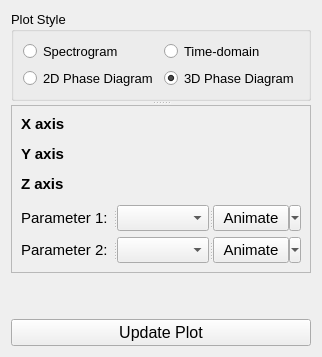
     <widget class="QWidget" name="plotSingle_tab">
      <property name="sizePolicy">
       <sizepolicy hsizetype="Expanding" vsizetype="Expanding">
        <horstretch>1</horstretch>
        <verstretch>1</verstretch>
       </sizepolicy>
      </property>
      <attribute name="title">
       <string>Single Dataset</string>
      </attribute>
      <attribute name="toolTip">
       <string>Plot a single dataset in two dimensions</string>
      </attribute>
      <layout class="QVBoxLayout" name="verticalLayout_6">
       <item>
        <widget class="QSplitter" name="splitter">
         <property name="orientation">
          <enum>Qt::Orientation::Vertical</enum>
         </property>
         <widget class="QGroupBox" name="singlePlotStyle_box">
          <property name="sizePolicy">
           <sizepolicy hsizetype="Expanding" vsizetype="Maximum">
            <horstretch>0</horstretch>
            <verstretch>0</verstretch>
           </sizepolicy>
          </property>
          <property name="font">
           <font>
            <pointsize>10</pointsize>
            <strikeout>false</strikeout>
            <kerning>true</kerning>
           </font>
          </property>
          <property name="title">
           <string>Plot Style</string>
          </property>
          <layout class="QGridLayout" name="gridLayout_6">
           <item row="0" column="2">
            <widget class="QRadioButton" name="singleSpectrogram_button">
             <property name="font">
              <font>
               <pointsize>10</pointsize>
               <strikeout>false</strikeout>
               <kerning>true</kerning>
              </font>
             </property>
             <property name="text">
              <string>Spectrogram</string>
             </property>
             <attribute name="buttonGroup">
              <string notr="true">singlePlotStyle_buttons</string>
             </attribute>
            </widget>
           </item>
           <item row="0" column="4">
            <widget class="QRadioButton" name="singleTimeDomain_button">
             <property name="font">
              <font>
               <pointsize>10</pointsize>
               <strikeout>false</strikeout>
               <kerning>true</kerning>
              </font>
             </property>
             <property name="text">
              <string>Time-domain</string>
             </property>
             <attribute name="buttonGroup">
              <string notr="true">singlePlotStyle_buttons</string>
             </attribute>
            </widget>
           </item>
           <item row="1" column="2">
            <widget class="QRadioButton" name="phase2d_button">
             <property name="font">
              <font>
               <pointsize>10</pointsize>
               <strikeout>false</strikeout>
               <kerning>true</kerning>
              </font>
             </property>
             <property name="text">
              <string>2D Phase Diagram</string>
             </property>
             <attribute name="buttonGroup">
              <string notr="true">singlePlotStyle_buttons</string>
             </attribute>
            </widget>
           </item>
           <item row="1" column="4">
            <widget class="QRadioButton" name="phase3d_button">
             <property name="font">
              <font>
               <pointsize>10</pointsize>
               <strikeout>false</strikeout>
               <kerning>true</kerning>
              </font>
             </property>
             <property name="text">
              <string>3D Phase Diagram</string>
             </property>
             <property name="checked">
              <bool>true</bool>
             </property>
             <attribute name="buttonGroup">
              <string notr="true">singlePlotStyle_buttons</string>
             </attribute>
            </widget>
           </item>
          </layout>
         </widget>
         <widget class="QFrame" name="paramSelect_f">
          <property name="sizePolicy">
           <sizepolicy hsizetype="Expanding" vsizetype="Maximum">
            <horstretch>0</horstretch>
            <verstretch>0</verstretch>
           </sizepolicy>
          </property>
          <property name="frameShape">
           <enum>QFrame::Shape::StyledPanel</enum>
          </property>
          <property name="frameShadow">
           <enum>QFrame::Shadow::Raised</enum>
          </property>
          <layout class="QGridLayout" name="gridLayout_7">
           <item row="8" column="0">
            <widget class="variable_from_to_scale_widget" name="zAxisSinglePlotOptions">
             <property name="sizePolicy">
              <sizepolicy hsizetype="Ignored" vsizetype="Expanding">
               <horstretch>1</horstretch>
               <verstretch>1</verstretch>
              </sizepolicy>
             </property>
             <property name="frameShape">
              <enum>QFrame::Shape::StyledPanel</enum>
             </property>
             <property name="frameShadow">
              <enum>QFrame::Shadow::Raised</enum>
             </property>
             <property name="toEntryDefault" stdset="0">
              <double>1.000000000000000</double>
             </property>
             <property name="fromEntryDefault" stdset="0">
              <double>0.000000000000000</double>
             </property>
             <property name="variableMax" stdset="0">
              <double>10000000.000000000000000</double>
             </property>
             <property name="variableMin" stdset="0">
              <double>-10000000.000000000000000</double>
             </property>
             <property name="variableDecimals" stdset="0">
              <double>10.000000000000000</double>
             </property>
             <property name="varDdItems" stdset="0">
              <stringlist/>
             </property>
            </widget>
           </item>
           <item row="9" column="0">
            <widget class="QSplitter" name="splitter_2">
             <property name="orientation">
              <enum>Qt::Orientation::Horizontal</enum>
             </property>
             <widget class="QLabel" name="param1Select_l">
              <property name="font">
               <font>
                <pointsize>11</pointsize>
                <strikeout>false</strikeout>
                <kerning>true</kerning>
               </font>
              </property>
              <property name="text">
               <string>Parameter 1:</string>
              </property>
             </widget>
             <widget class="QComboBox" name="param1ValSelect_dd">
              <property name="font">
               <font>
                <pointsize>11</pointsize>
                <strikeout>false</strikeout>
                <kerning>true</kerning>
               </font>
              </property>
             </widget>
             <widget class="QToolButton" name="param1Animate_button">
              <property name="font">
               <font>
                <pointsize>11</pointsize>
                <strikeout>false</strikeout>
                <kerning>false</kerning>
               </font>
              </property>
              <property name="text">
               <string>Animate</string>
              </property>
              <property name="popupMode">
               <enum>QToolButton::ToolButtonPopupMode::MenuButtonPopup</enum>
              </property>
              <property name="toolButtonStyle">
               <enum>Qt::ToolButtonStyle::ToolButtonTextBesideIcon</enum>
              </property>
              <property name="autoRaise">
               <bool>false</bool>
              </property>
              <property name="arrowType">
               <enum>Qt::ArrowType::NoArrow</enum>
              </property>
             </widget>
            </widget>
           </item>
           <item row="6" column="0">
            <widget class="variable_from_to_scale_widget" name="yAxisSinglePlotOptions">
             <property name="sizePolicy">
              <sizepolicy hsizetype="Ignored" vsizetype="Expanding">
               <horstretch>1</horstretch>
               <verstretch>1</verstretch>
              </sizepolicy>
             </property>
             <property name="frameShape">
              <enum>QFrame::Shape::StyledPanel</enum>
             </property>
             <property name="frameShadow">
              <enum>QFrame::Shadow::Raised</enum>
             </property>
             <property name="toEntryDefault" stdset="0">
              <double>1.000000000000000</double>
             </property>
             <property name="fromEntryDefault" stdset="0">
              <double>0.000000000000000</double>
             </property>
             <property name="variableMax" stdset="0">
              <double>10000000.000000000000000</double>
             </property>
             <property name="variableMin" stdset="0">
              <double>-10000000.000000000000000</double>
             </property>
             <property name="variableDecimals" stdset="0">
              <double>10.000000000000000</double>
             </property>
             <property name="varDdItems" stdset="0">
              <stringlist/>
             </property>
            </widget>
           </item>
           <item row="7" column="0">
            <widget class="QLabel" name="zAxis_l_2">
             <property name="sizePolicy">
              <sizepolicy hsizetype="Ignored" vsizetype="Expanding">
               <horstretch>1</horstretch>
               <verstretch>1</verstretch>
              </sizepolicy>
             </property>
             <property name="font">
              <font>
               <pointsize>11</pointsize>
               <bold>true</bold>
               <strikeout>false</strikeout>
               <kerning>true</kerning>
              </font>
             </property>
             <property name="text">
              <string>Z axis</string>
             </property>
            </widget>
           </item>
           <item row="0" column="0">
            <widget class="QLabel" name="xAxis_l_2">
             <property name="sizePolicy">
              <sizepolicy hsizetype="Ignored" vsizetype="Expanding">
               <horstretch>1</horstretch>
               <verstretch>1</verstretch>
              </sizepolicy>
             </property>
             <property name="font">
              <font>
               <pointsize>11</pointsize>
               <bold>true</bold>
               <strikeout>false</strikeout>
               <kerning>true</kerning>
              </font>
             </property>
             <property name="text">
              <string>X axis</string>
             </property>
            </widget>
           </item>
           <item row="3" column="0">
            <widget class="variable_from_to_scale_widget" name="xAxisSinglePlotOptions">
             <property name="sizePolicy">
              <sizepolicy hsizetype="Ignored" vsizetype="Expanding">
               <horstretch>1</horstretch>
               <verstretch>1</verstretch>
              </sizepolicy>
             </property>
             <property name="frameShape">
              <enum>QFrame::Shape::StyledPanel</enum>
             </property>
             <property name="frameShadow">
              <enum>QFrame::Shadow::Raised</enum>
             </property>
             <property name="toEntryDefault" stdset="0">
              <double>1.000000000000000</double>
             </property>
             <property name="fromEntryDefault" stdset="0">
              <double>0.000000000000000</double>
             </property>
             <property name="variableMax" stdset="0">
              <double>10000000.000000000000000</double>
             </property>
             <property name="variableMin" stdset="0">
              <double>-10000000.000000000000000</double>
             </property>
             <property name="variableDecimals" stdset="0">
              <double>10.000000000000000</double>
             </property>
             <property name="varDdItems" stdset="0">
              <stringlist/>
             </property>
            </widget>
           </item>
           <item row="5" column="0">
            <widget class="QLabel" name="yAxis_l_2">
             <property name="sizePolicy">
              <sizepolicy hsizetype="Ignored" vsizetype="Expanding">
               <horstretch>1</horstretch>
               <verstretch>1</verstretch>
              </sizepolicy>
             </property>
             <property name="font">
              <font>
               <pointsize>11</pointsize>
               <bold>true</bold>
               <strikeout>false</strikeout>
               <kerning>true</kerning>
              </font>
             </property>
             <property name="text">
              <string>Y axis</string>
             </property>
            </widget>
           </item>
           <item row="10" column="0">
            <widget class="QSplitter" name="splitter_3">
             <property name="orientation">
              <enum>Qt::Orientation::Horizontal</enum>
             </property>
             <widget class="QLabel" name="Param2Select_l">
              <property name="font">
               <font>
                <pointsize>11</pointsize>
                <strikeout>false</strikeout>
                <kerning>true</kerning>
               </font>
              </property>
              <property name="text">
               <string>Parameter 2:</string>
              </property>
             </widget>
             <widget class="QComboBox" name="param2ValSelect_dd">
              <property name="font">
               <font>
                <pointsize>11</pointsize>
                <strikeout>false</strikeout>
                <kerning>true</kerning>
               </font>
              </property>
             </widget>
             <widget class="QToolButton" name="param2Animate_button">
              <property name="font">
               <font>
                <pointsize>11</pointsize>
                <strikeout>false</strikeout>
                <kerning>false</kerning>
               </font>
              </property>
              <property name="text">
               <string>Animate</string>
              </property>
              <property name="popupMode">
               <enum>QToolButton::ToolButtonPopupMode::MenuButtonPopup</enum>
              </property>
              <property name="toolButtonStyle">
               <enum>Qt::ToolButtonStyle::ToolButtonTextBesideIcon</enum>
              </property>
              <property name="autoRaise">
               <bool>false</bool>
              </property>
              <property name="arrowType">
               <enum>Qt::ArrowType::NoArrow</enum>
              </property>
             </widget>
            </widget>
           </item>
          </layout>
         </widget>
        </widget>
       </item>
       <item>
        <spacer name="verticalSpacer">
         <property name="orientation">
          <enum>Qt::Orientation::Vertical</enum>
         </property>
         <property name="sizeHint" stdset="0">
          <size>
           <width>20</width>
           <height>40</height>
          </size>
         </property>
        </spacer>
       </item>
       <item>
        <widget class="QPushButton" name="updatePlot_button_4">
         <property name="font">
          <font>
           <pointsize>12</pointsize>
           <strikeout>false</strikeout>
           <kerning>true</kerning>
          </font>
         </property>
         <property name="text">
          <string>Update Plot</string>
         </property>
        </widget>
       </item>
      </layout>
     </widget>
